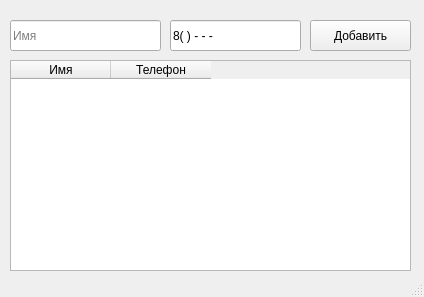
<?xml version="1.0" encoding="UTF-8"?>
<ui version="4.0">
 <class>MainWindow</class>
 <widget class="QMainWindow" name="MainWindow">
  <property name="geometry">
   <rect>
    <x>0</x>
    <y>0</y>
    <width>424</width>
    <height>297</height>
   </rect>
  </property>
  <property name="windowTitle">
   <string>Телефонный справочник</string>
  </property>
  <widget class="QWidget" name="centralwidget">
   <widget class="QTableWidget" name="tableWidget">
    <property name="geometry">
     <rect>
      <x>10</x>
      <y>60</y>
      <width>401</width>
      <height>211</height>
     </rect>
    </property>
    <column>
     <property name="text">
      <string>Имя</string>
     </property>
    </column>
    <column>
     <property name="text">
      <string>Телефон</string>
     </property>
    </column>
   </widget>
   <widget class="QLineEdit" name="lineEditFirst">
    <property name="geometry">
     <rect>
      <x>10</x>
      <y>20</y>
      <width>151</width>
      <height>31</height>
     </rect>
    </property>
    <property name="placeholderText">
     <string>Имя</string>
    </property>
   </widget>
   <widget class="QLineEdit" name="lineEditSecond">
    <property name="geometry">
     <rect>
      <x>170</x>
      <y>20</y>
      <width>131</width>
      <height>31</height>
     </rect>
    </property>
    <property name="text">
     <string>8( ) - - -</string>
    </property>
   </widget>
   <widget class="QPushButton" name="pushButtonAdd">
    <property name="geometry">
     <rect>
      <x>310</x>
      <y>20</y>
      <width>101</width>
      <height>31</height>
     </rect>
    </property>
    <property name="text">
     <string>Добавить</string>
    </property>
   </widget>
  </widget>
  <widget class="QMenuBar" name="menubar">
   <property name="geometry">
    <rect>
     <x>0</x>
     <y>0</y>
     <width>424</width>
     <height>26</height>
    </rect>
   </property>
  </widget>
  <widget class="QStatusBar" name="statusbar"/>
 </widget>
 <resources/>
 <connections/>
</ui>
